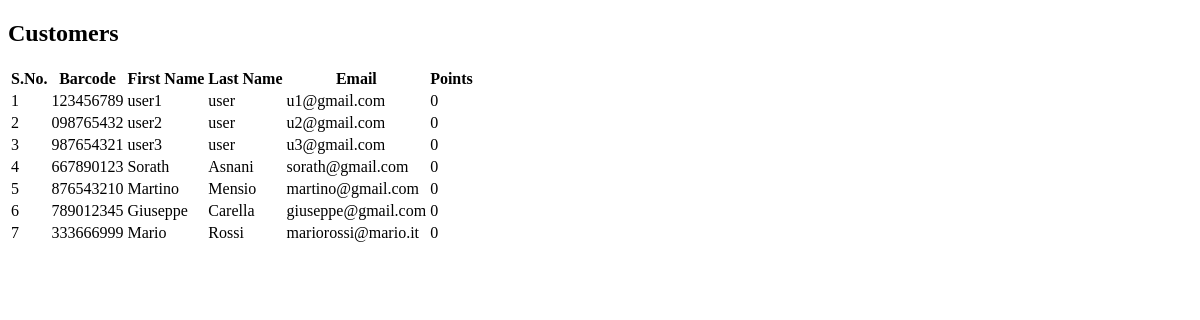
Before: /view_customers.php with the older database file.
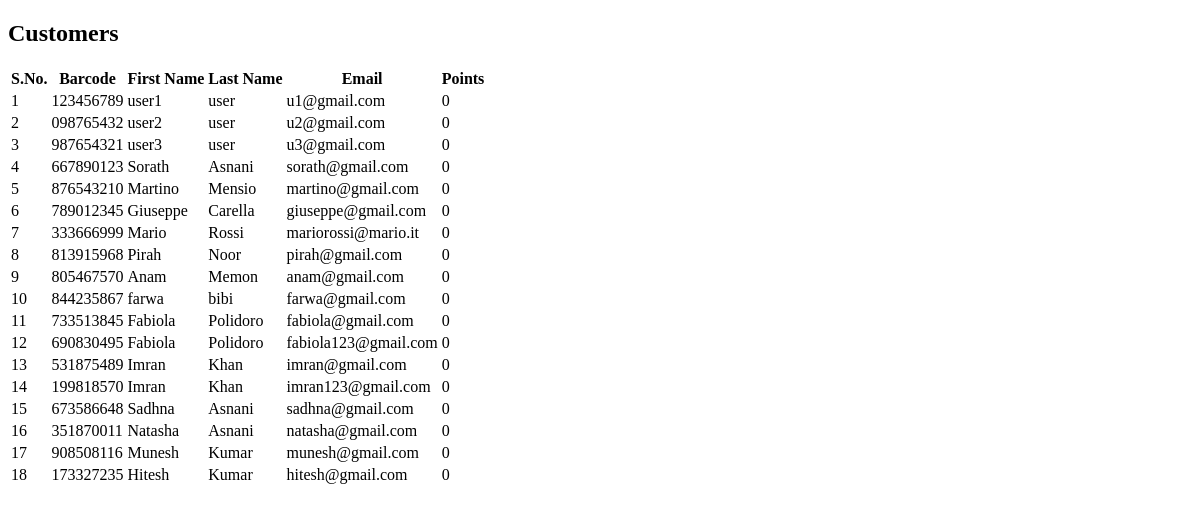
After: the same page with the newer database file.
### tables this page shows
CREATE TABLE `customer` (
  `CustomerID` int(11) NOT NULL,
  `Barcode` varchar(15) NOT NULL,
  `FirstName` varchar(15) NOT NULL,
  `LastName` varchar(15) NOT NULL,
  `Email` varchar(30) NOT NULL,
  `Password` varchar(255) NOT NULL,
  `Points` int(11) NOT NULL DEFAULT '0'
);

### view_customers.php (the view, shortened to what this page needs)
<!DOCTYPE html>
<html>
<body class="times-new-roman">
	<div class="container-fluid">
				<h2 class="text-primary">Customers</h2>
				<?php
					$query = "SELECT * FROM `customer` WHERE Email != 'msg@gmail.com' AND FirstName != 'Admin'";
					$result = mysqli_query($conn, $query);
					$records = mysqli_num_rows($result);
					$i = 0;
					if($records > 0){ ?>
				<table class="table table-hover table-striped table-bordered table-font">
					<tr class="text-primary">
						<th class="text-center">S.No.</th>
						<th>Barcode</th>
						<th>First Name</th>
						<th>Last Name</th>
						<th>Email</th>
						<th class="text-center">Points</th>
					</tr>
					<?php while($row = mysqli_fetch_array($result, MYSQLI_ASSOC)){ ?>
					<tr>
						<td class="text-center"><?php $i = $i+1; echo $i; ?></td>
						<td><?php echo $row["Barcode"]; ?></td>
						<td><?php echo $row["FirstName"]; ?></td>
						<td><?php echo $row["LastName"]; ?></td>
						<td><?php echo $row["Email"]; ?></td>
						<td class="text-center"><?php echo $row["Points"]; ?></td>
					</tr>
					<?php } ?>
			</table>
				<?php } else {
					echo '<script type="text/javascript"> alert("You have not purchased anything yet!") </script>';
				 } ?>
	</div>
</body>
</html>

Changed rows visible on the page:
added customer: Barcode "813915968", FirstName "Pirah", LastName "Noor", Email "pirah@gmail.com", Points "0"
added customer: Barcode "805467570", FirstName "Anam", LastName "Memon", Email "anam@gmail.com", Points "0"
added customer: Barcode "844235867", FirstName "farwa", LastName "bibi", Email "farwa@gmail.com", Points "0"
added customer: Barcode "733513845", FirstName "Fabiola", LastName "Polidoro", Email "fabiola@gmail.com", Points "0"
added customer: Barcode "690830495", FirstName "Fabiola", LastName "Polidoro", Email "fabiola123@gmail.com", Points "0"
added customer: Barcode "531875489", FirstName "Imran", LastName "Khan", Email "imran@gmail.com", Points "0"
added customer: Barcode "199818570", FirstName "Imran", LastName "Khan", Email "imran123@gmail.com", Points "0"
added customer: Barcode "673586648", FirstName "Sadhna", LastName "Asnani", Email "sadhna@gmail.com", Points "0"
added customer: Barcode "351870011", FirstName "Natasha", LastName "Asnani", Email "natasha@gmail.com", Points "0"
added customer: Barcode "908508116", FirstName "Munesh", LastName "Kumar", Email "munesh@gmail.com", Points "0"
added customer: Barcode "173327235", FirstName "Hitesh", LastName "Kumar", Email "hitesh@gmail.com", Points "0"
